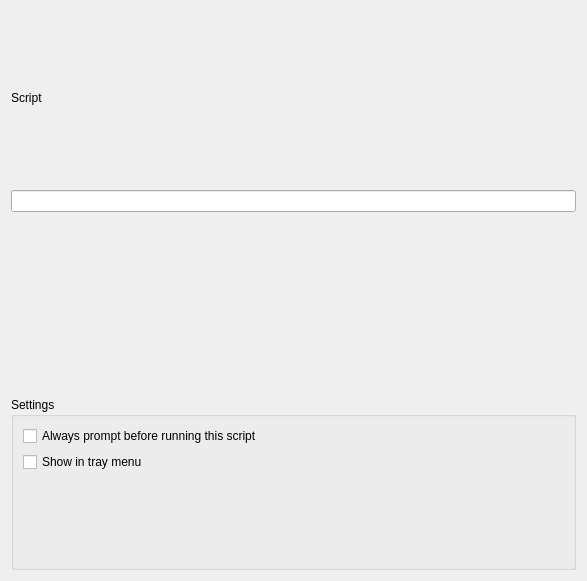
<?xml version="1.0" encoding="UTF-8"?>
<ui version="4.0">
 <class>ScriptPage</class>
 <widget class="QWidget" name="ScriptPage">
  <property name="geometry">
   <rect>
    <x>0</x>
    <y>0</y>
    <width>587</width>
    <height>581</height>
   </rect>
  </property>
  <property name="windowTitle">
   <string>Form</string>
  </property>
  <layout class="QVBoxLayout" name="verticalLayout_2">
   <item>
    <widget class="QLabel" name="descriptionLabel">
     <property name="text">
      <string>Script</string>
     </property>
    </widget>
   </item>
   <item>
    <widget class="KLineEdit" name="descriptionLineEdit"/>
   </item>
   <item>
    <widget class="QsciScintilla" name="scriptCodeEditor">
     <property name="toolTip">
      <string/>
     </property>
     <property name="whatsThis">
      <string/>
     </property>
    </widget>
   </item>
   <item>
    <widget class="QGroupBox" name="settingsGroupbox">
     <property name="title">
      <string>Settings</string>
     </property>
     <layout class="QVBoxLayout" name="verticalLayout">
      <item>
       <widget class="QCheckBox" name="promptCheckbox">
        <property name="text">
         <string>Always prompt before running this script</string>
        </property>
       </widget>
      </item>
      <item>
       <widget class="QCheckBox" name="showInTrayCheckbox">
        <property name="text">
         <string>Show in tray menu</string>
        </property>
       </widget>
      </item>
      <item>
       <widget class="KSeparator" name="kseparator"/>
      </item>
      <item>
       <widget class="SettingsWidget" name="settingsWidget" native="true"/>
      </item>
     </layout>
    </widget>
   </item>
  </layout>
 </widget>
 <customwidgets>
  <customwidget>
   <class>KLineEdit</class>
   <extends>QLineEdit</extends>
   <header>klineedit.h</header>
  </customwidget>
  <customwidget>
   <class>KSeparator</class>
   <extends>QFrame</extends>
   <header>kseparator.h</header>
  </customwidget>
  <customwidget>
   <class>QsciScintilla</class>
   <extends>QFrame</extends>
   <header>Qsci/qsciscintilla.h</header>
  </customwidget>
  <customwidget>
   <class>SettingsWidget</class>
   <extends>QWidget</extends>
   <header>configwindow.h</header>
   <container>1</container>
  </customwidget>
 </customwidgets>
 <resources/>
 <connections/>
</ui>
